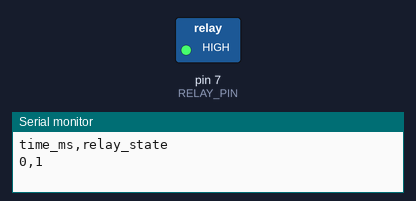
A sketch run on a simulated Arduino Uno, built with avr-gcc and run on an emulated ATmega328P. On the bench: switched loads named in the sketch (green lamp = pin HIGH), the last lines printed to the serial monitor.

Above: at 2.5 s.
At 7.5 s:
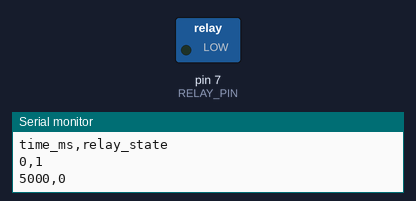
Timing chart, 0 to 13.0 s (numbered marks = the images above):
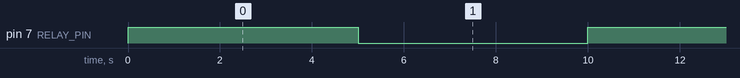

Measured:
- by itself, pin 7 (RELAY_PIN): alternates HIGH for 5.0 s and LOW for 5.0 s

The sketch:

a4-relay-switch.ino
```cpp
// @pin RELAY=D7
// @baud 9600

const byte RELAY_PIN = 7;
// 팬을 켜 두는 시간입니다. 접점을 아끼려면 너무 짧게 두지 마세요.
// @tunable onSeconds
int onSeconds = 5;

void setup() {
  Serial.begin(9600);
  pinMode(RELAY_PIN, OUTPUT);
  // 시작할 때 반드시 꺼진 상태로 둡니다. 전원이 들어오자마자 팬이 도는 것을 막습니다.
  digitalWrite(RELAY_PIN, LOW);
  Serial.println("time_ms,relay_state");
}

void loop() {
  digitalWrite(RELAY_PIN, HIGH);
  Serial.print(millis());
  Serial.println(",1");
  delay((unsigned long)onSeconds * 1000);

  digitalWrite(RELAY_PIN, LOW);
  Serial.print(millis());
  Serial.println(",0");
  delay((unsigned long)onSeconds * 1000);
}
```
